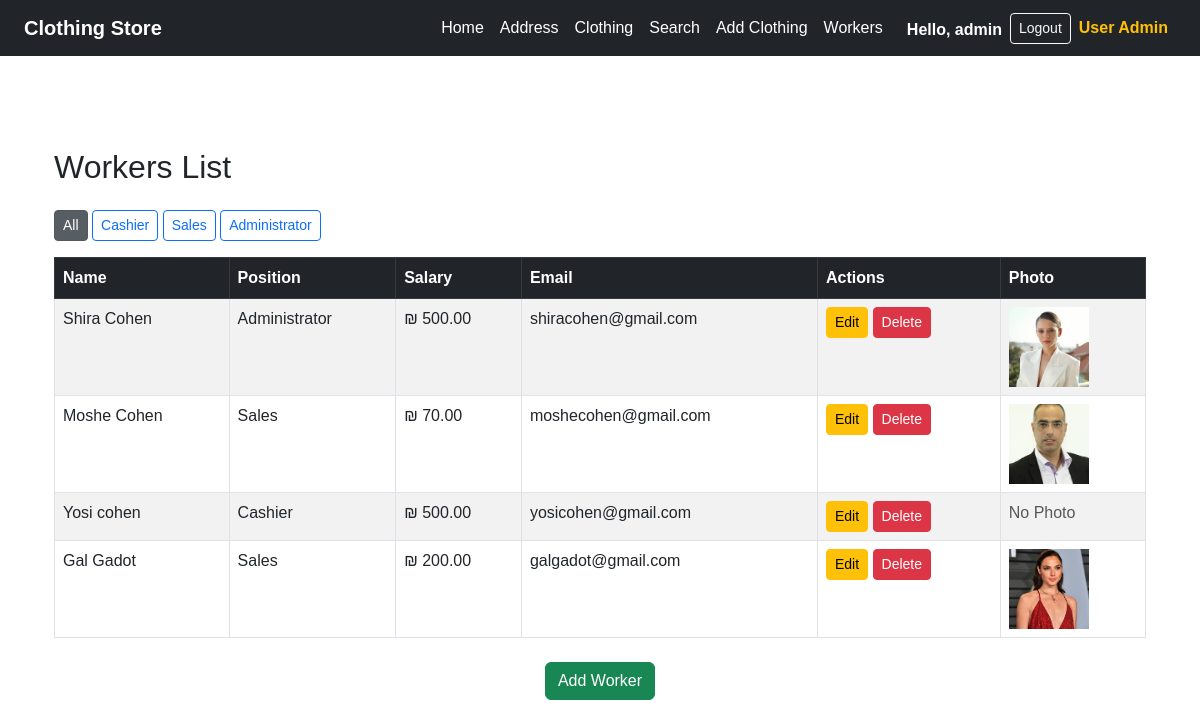
Before: /workers/ (signed in) with the older database file.
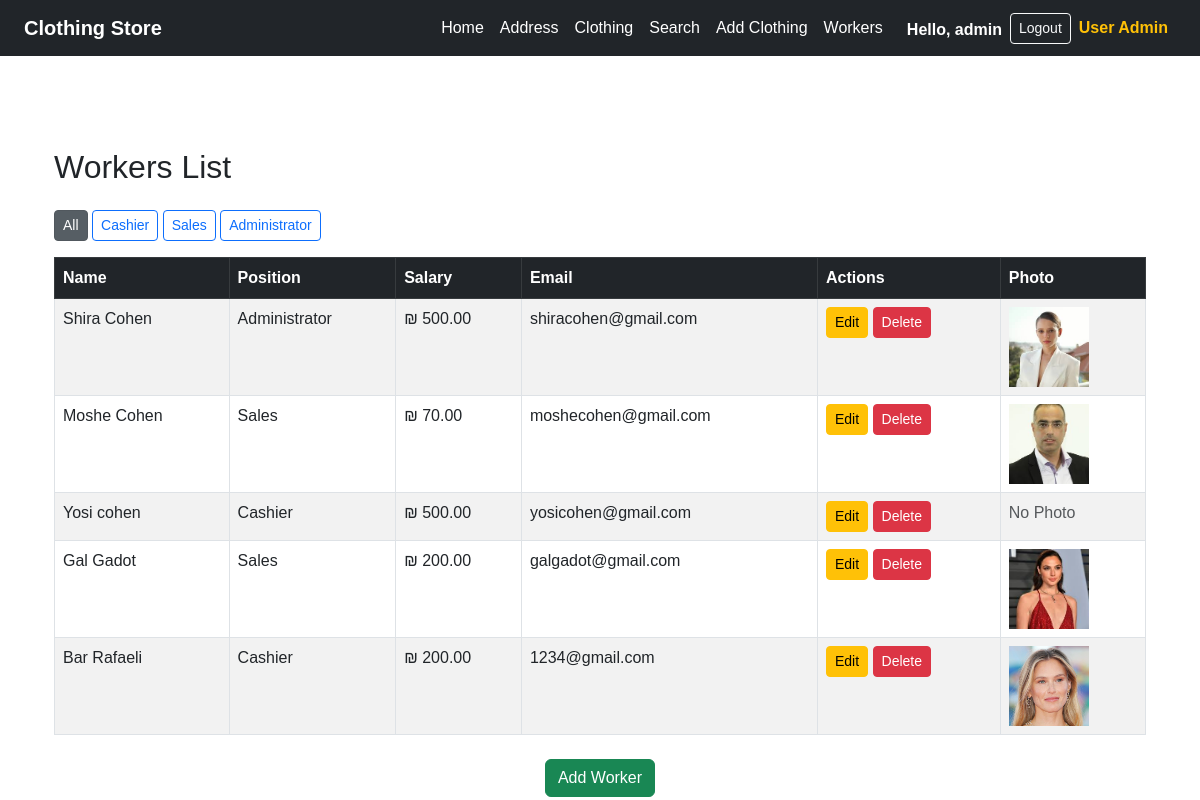
After: the same page with the newer database file.
### workers/models.py (models this page shows, shortened)
class PositionModel(models.Model):
    name = models.CharField(max_length=100)

class WorkerModel(models.Model):
    user=models.OneToOneField(User, on_delete=models.CASCADE, null=True, blank=True)
    name = models.CharField(max_length=100)
    salary = models.DecimalField(max_digits=8, decimal_places=2, validators=[MinValueValidator(0), MaxValueValidator(1000)])
    email = models.EmailField()
    position = models.ForeignKey(PositionModel, on_delete=models.CASCADE,related_name='workers')
    photo = models.ImageField(upload_to='workers_photos/', null=True, blank=True)

### workers/views.py (the view)
# urls.py: path('', views.WorkerListView.as_view(), name='worker_list'),
class WorkerListView(LoginRequiredMixin,ListView):
    model = WorkerModel
    template_name = 'workers/workers_list.html'
    context_object_name = 'workers'
    login_url='login'
    def get_queryset(self):
        position_id = self.request.GET.get('position')
        if position_id:
            return WorkerModel.objects.filter(position_id=position_id)
        return WorkerModel.objects.all()
    def get_context_data(self, **kwargs):
        context = super().get_context_data(**kwargs)
        context['positions'] = PositionModel.objects.all()
        context['selected_position'] = int(self.request.GET.get('position')) if self.request.GET.get('position') else None
        return context

### workers/templates/workers/workers_list.html (shortened to what this page needs)
{% extends 'layout.html'%}
{% block content %}
<div class="container mt-5">
    <h2 class="mb-4">Workers List</h2>
     <div class="mb-3">
        <a href="{% url 'worker_list' %}" class="btn btn-secondary btn-sm {% if not selected_position %}active{% endif %}">All</a>
        {% for pos in positions %}
            <a href="?position={{ pos.id }}" class="btn btn-outline-primary btn-sm {% if selected_position == pos.id %}active{% endif %}">
                {{ pos.name }}
            </a>
        {% endfor %}
    </div>
    <table class="table table-bordered table-striped">
        <thead class="table-dark">
            <tr>
                <th>Name</th>
                <th>Position</th>
                <th>Salary</th>
                <th>Email</th>
                <th>Actions</th>
                <th>Photo</th>
            </tr>
        </thead>
        <tbody>
            {% for worker in workers %}
            <tr>
                <td>{{ worker.name }}</td>
                <td>{{ worker.position.name }}</td>
                <td>₪ {{ worker.salary }}</td>
                <td>{{ worker.email }}</td>
                <td>
                    <a href="{% url 'verify_admin' %}?next={% url 'update_worker' worker.pk %}" class="btn btn-sm btn-warning">Edit</a>
                    <a href="{% url 'verify_admin' %}?next={% url 'delete_worker' worker.pk %}" class="btn btn-sm btn-danger">Delete</a>
                </td>
    <td style="position: relative;">
        {% if worker.photo %}
             <div style="width: 80px; height: 80px; overflow: visible;">
             <img src="{{ worker.photo.url }}" alt="{{ worker.name }}" class="zoomable-img" style="width: 100%; height: 100%; object-fit: cover;">
            </div>
        {% else %}
             <span class="text-muted">No Photo</span>
        {% endif %}
</td>
            </tr>
            {% empty %}
            <tr>
                <td colspan="6" class="text-center">No workers found.</td>
            </tr>
            {% endfor %}
        </tbody>
    </table>
    <div class="pagination justify-content-center mt-4">
    <a href="{% url 'verify_admin' %}" class="btn btn-success">Add Worker</a>
    </div>
</div>
{% endblock %}

Changed rows visible on the page:
added WorkerModel: name "Bar Rafaeli", position.name "Cashier", salary "200.00", email "1234@gmail.com", photo (picture)
